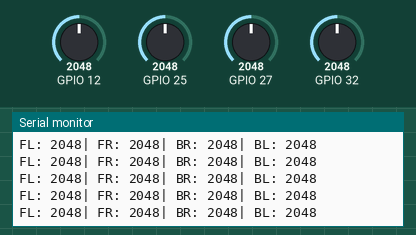
This sketch was run on a simulated ESP32. Shown: the last lines printed to the serial monitor. The inputs (shaded band) are chosen by the test bench; at power-on: GPIO 12 = 2048, GPIO 27 = 2048, GPIO 25 = 2048, GPIO 32 = 2048.

Above: at 1.2 s.
1.3 s: GPIO 12 set to 1043
At 1.33 s:
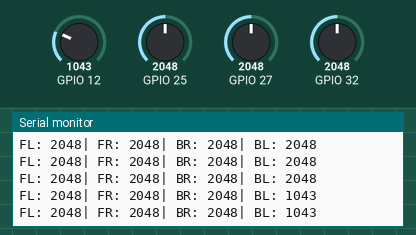
2.8 s: GPIO 12 set to 966
At 2.83 s:
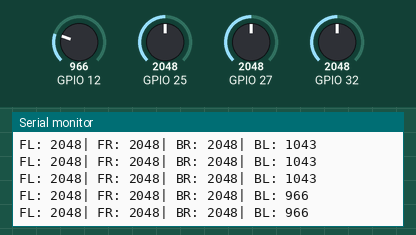
5.8 s: GPIO 27 set to 1057
At 5.83 s:
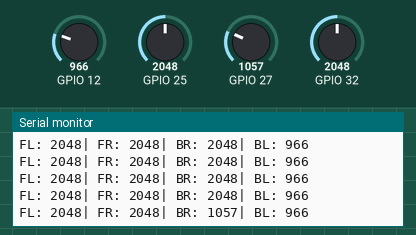
8.8 s: GPIO 27 set to 931
At 8.8 s:
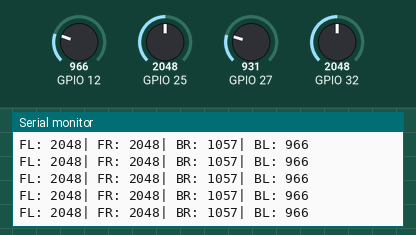
11.8 s: GPIO 25 set to 1030
At 12.8 s:
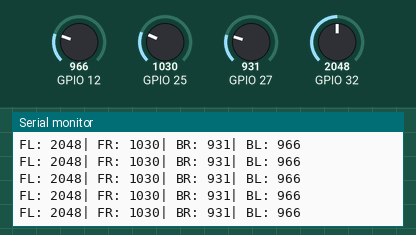
14.8 s: GPIO 25 set to 949
At 15.3 s:
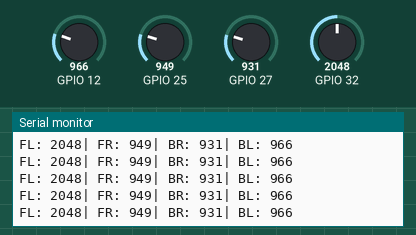
Timing chart, 0 to 17.8 s (numbered marks = the images above; inputs shaded):
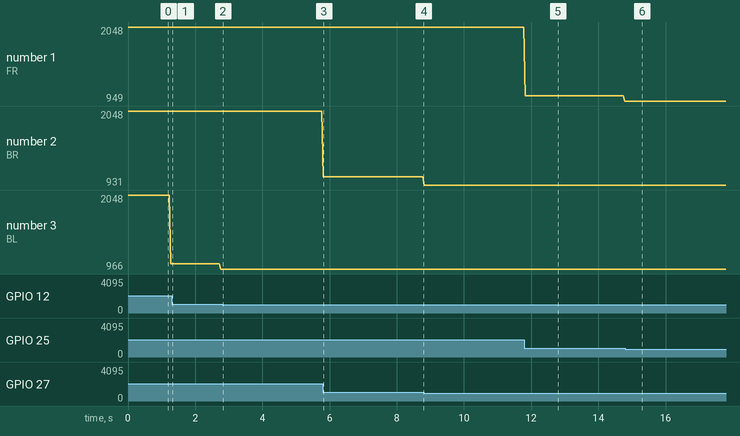

The sketch:

pivottestforachyutan.ino
```cpp
void setup() {
  pinMode(27,INPUT);
  pinMode(12,INPUT);
  pinMode(32,INPUT);
  pinMode(25,INPUT);

  Serial.begin(9600);
}

void loop() {
  Serial.print("FL: ");
  Serial.print(analogRead(32));
  Serial.print("| FR: ");
  Serial.print(analogRead(25));
  Serial.print("| BR: ");
  Serial.print(analogRead(27));
  Serial.print("| BL: ");
  Serial.println(analogRead(12));
}
```

Measured:
- after the input at 1.3 s, the serial monitor: prints a new line at once (image 1)
- after the input at 2.8 s, the serial monitor: prints a new line at once (image 2)
- after the input at 5.8 s, the serial monitor: prints a new line at once (image 3)
- after the input at 11.8 s, the serial monitor: prints a new line at once (image 5)
- after the input at 14.8 s, the serial monitor: prints a new line at once (image 6)
- plotted number 1: 2048 → 949 after the input at 11.8 s
- plotted number 2: 2048 → 1057 after the input at 5.8 s, 1057 → 931 after the input at 8.8 s
- plotted number 3: 1043 → 966 after the input at 1.3 s
